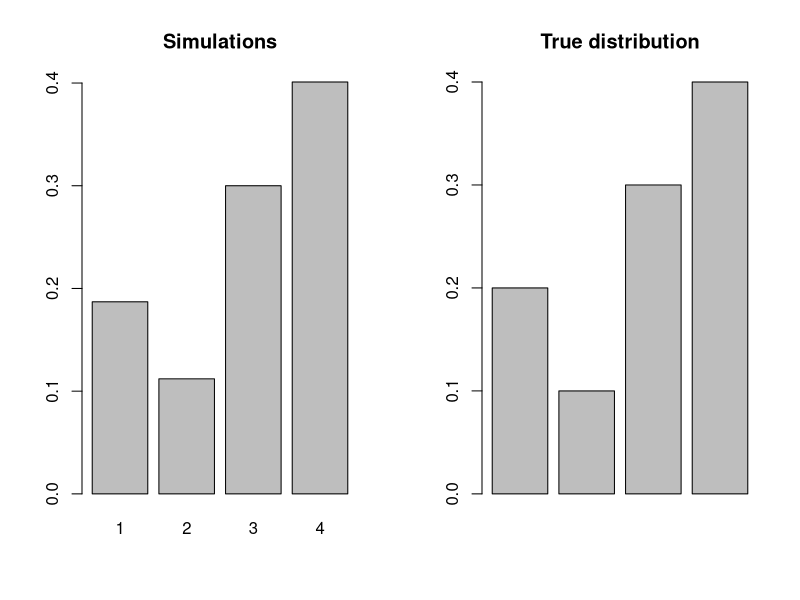
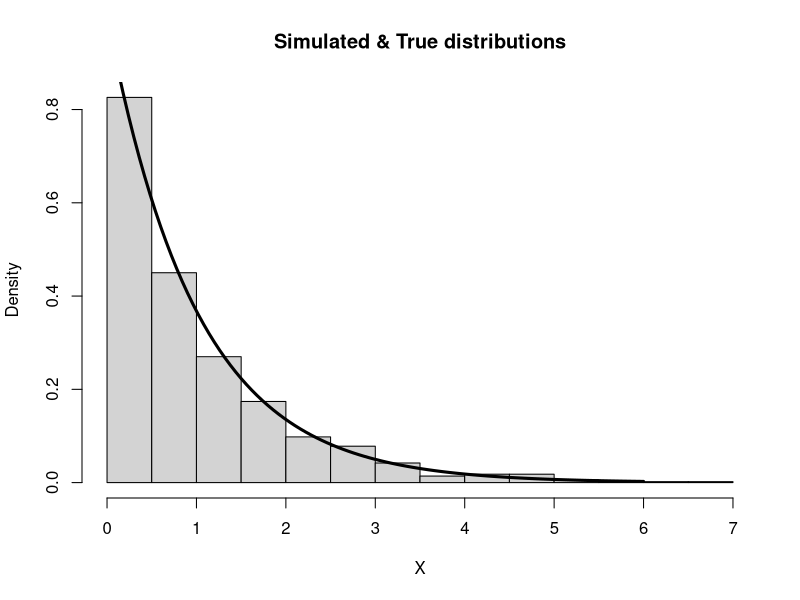
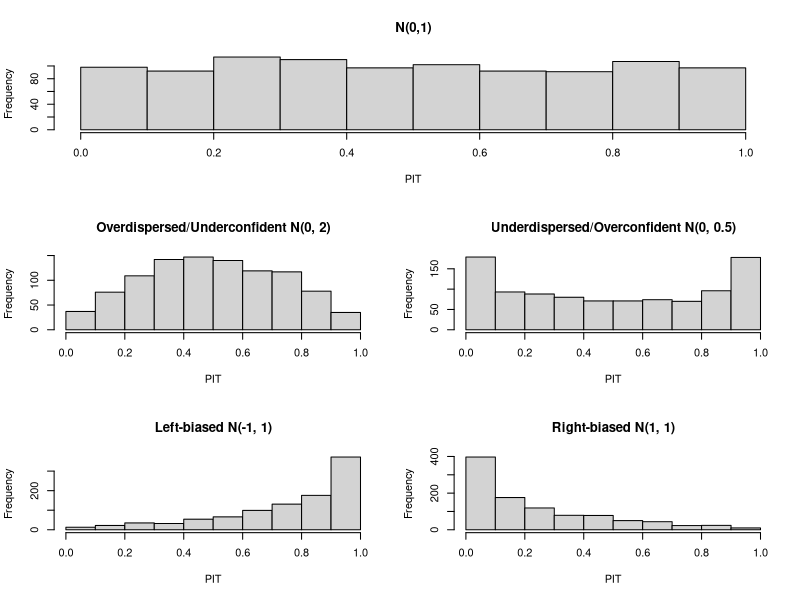

The R source for these figures, in order:
## ---- chunk 1
knitr::opts_chunk$set(echo = TRUE)
## ---- chunk 2
library(magrittr)
library(knitr)
x_i <- c(1,2,3,4)
p_i <- c(0.2,0.1,0.3,0.4)
dat <- 'colnames<-' (as.data.frame(cbind(x_i,p_i)), c("x_i", "P(X=x_i)"))
kable(dat)
## ---- chunk 3
discrete.sample <- function(n, x, p){
  # n: number of generated samples
  # x: a vector of x values
  # p: a vector of probabilities of corresponding x values
  p_sum <- cumsum(p)
  sample_out <- numeric(n)
  for (i in seq_len(n)){
    counter <- 1
    u <- runif(1)
    while(u > p_sum[counter]){
      counter <- counter + 1
    }
    sample_out[i] <- x[counter]
  }
  return(sample_out)
}

n <- 1000
x_i <- c(1,2,3,4)
p_i <- c(0.2,0.1,0.3,0.4)
dsamples <- discrete.sample(n, x_i, p_i)

par(mfrow = c(1,2))
barplot(table(dsamples)/n, main = "Simulations")
barplot(p_i, main = "True distribution")
## ---- chunk 4
par(mfrow=c(1,1))
## ---- chunk 5
n <- 1000
U <- runif(n)
csamples <- X <- -log(1-U)

hist(csamples, freq = FALSE, xlab = "X", main = "Simulated & True distributions")
curve(dexp(x, rate = 1), 0, 6, lwd = 3, xlab = "", ylab = "", add = TRUE)
## ---- chunk 6
n <- 1000
mu <- 0
sigma <- 1
sigma_1 <- sqrt(2)
sigma_2 <- sqrt(0.5)
mu_3 <- -1
mu_4 <- 1
x <- rnorm(n, mu, sigma)

f <- pnorm(x, mu, sigma)
f_1 <- pnorm(x, mu, sigma_1)
f_2 <- pnorm(x, mu, sigma_2)
f_3 <- pnorm(x, mu_3, sigma)
f_4 <- pnorm(x, mu_4, sigma)

attach(mtcars)
layout(matrix(c(1,1,2,3,4,5), 3, 2, byrow = TRUE))
hist(f, xlab = "PIT", main = "N(0,1)")
hist(f_1, xlab = "PIT", main = "Overdispersed/Underconfident N(0, 2)")
hist(f_2, xlab = "PIT", main = "Underdispersed/Overconfident N(0, 0.5)")
hist(f_3, xlab = "PIT", main = "Left-biased N(-1, 1)")
hist(f_4, xlab = "PIT", main = "Right-biased N(1, 1)")
